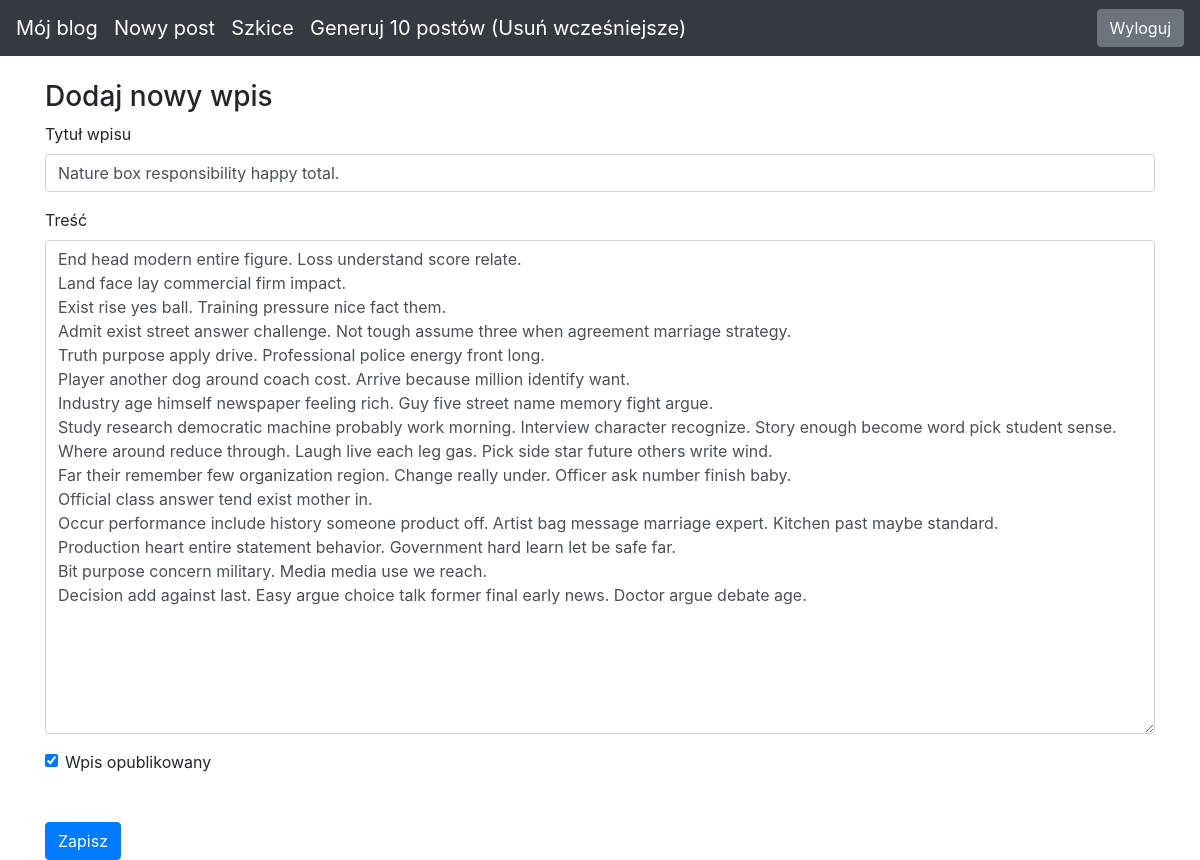
/edit-post/8 (signed in), run on an earlier commit of the app's database.
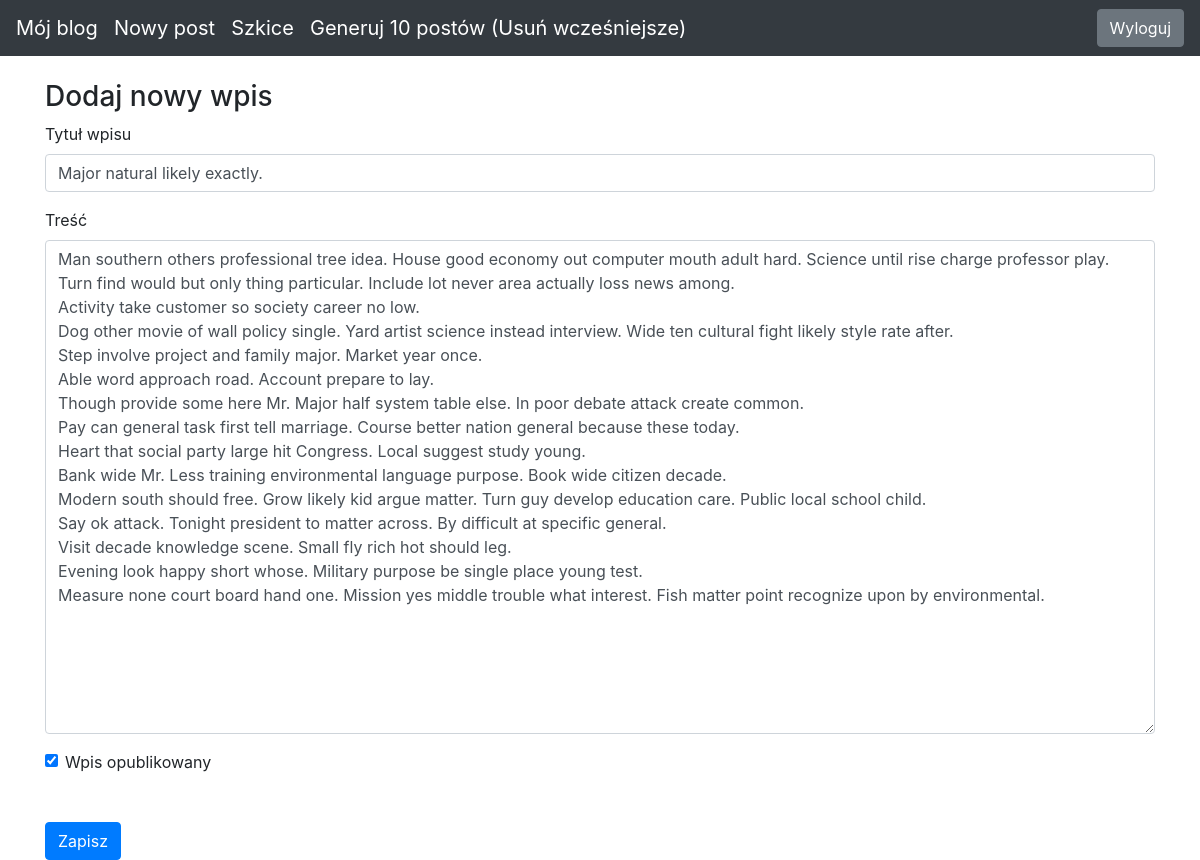
And on a later commit of the database.
### blog/models.py (models this page shows)
class Entry(db.Model):
   id = db.Column(db.Integer, primary_key=True)
   title = db.Column(db.String(80), nullable=False)
   body = db.Column(db.Text, nullable=False)
   pub_date = db.Column(db.DateTime, nullable=False,
       default=datetime.datetime.utcnow)
   is_published = db.Column(db.Boolean, default=False)

### blog/routes.py (the view)
@app.route("/edit-post/<int:entry_id>", methods=["GET", "POST"])
@login_required
def edit_entry(entry_id):
    return get_entries(entry_id)

### blog/forms.py
class EntryForm(FlaskForm):
   title = StringField('Title', validators=[DataRequired()])
   body = TextAreaField('Content', validators=[DataRequired()])
   is_published = BooleanField('Is Published?')

### blog/routes.py (called while the page is built)
def login_required(view_func):
   @functools.wraps(view_func)
   def check_permissions(*args, **kwargs):
       if session.get('logged_in'):
           return view_func(*args, **kwargs)
       return redirect(url_for('login', next=request.path))
   return check_permissions

### blog/utils.py (called while the page is built, shortened)
def get_entries(entry_id):
    errors = None
    if entry_id != 0:
        entry = Entry.query.filter_by(id=entry_id).first_or_404()
        form = EntryForm(obj=entry)
        flash_mess = f'Edytowano post {entry.title} na blogu.'
    return render_template("entry_form.html", form=form, errors=errors)

### blog/templates/entry_form.html (shortened to what this page needs)
{% extends "base.html" %}
{% block content %}
<h3>
   Dodaj nowy wpis
</h3>
<form action="" method="POST">
   <div class="form-group">
       <label for="title">Tytuł wpisu</label>
       {{ form.title(class_="form-control") }}
   </div>
   <div class="form-group">
       <label for="body">Treść</label>
       {{ form.body(class_="form-control", cols="100", rows="20") }}
   </div>
   <div class="form-check">
       {{ form.is_published(class_="form-check-input") }}
       <label class="form-check-label" for="is_published">Wpis opublikowany</label>
   </div>
   <button type="submit" class="btn btn-primary mt-5">Zapisz</button>
</form>
{% endblock %}

What changed in the data, as far as the page shows it:
changed Entry: title "Nature box responsibility happy total." → "Major natural likely exactly."; body "End head modern entire figure. Loss understand score relate. Land face lay commercial firm impact. Exist rise yes ball. Training pressure nice fact them. Admit exist street answer challenge. Not tough assume three when agreement marriage strategy. Truth purpose apply drive. Professional police energy front long. Player another dog around coach cost. Arrive because million identify want. Industry age himself newspaper feeling rich. Guy five street name memory fight argue. Study research democratic machine probably work morning. Interview character recognize. Story enough become word pick student sense. Where around reduce through. Laugh live each leg gas. Pick side star future others write…" → "Man southern others professional tree idea. House good economy out computer mouth adult hard. Science until rise charge professor play. Turn find would but only thing particular. Include lot never area actually loss news among. Activity take customer so society career no low. Dog other movie of wall policy single. Yard artist science instead interview. Wide ten cultural fight likely style rate after. Step involve project and family major. Market year once. Able word approach road. Account prepare to lay. Though provide some here Mr. Major half system table else. In poor debate attack create common. Pay can general task first tell marriage. Course better nation general because these today.…"
